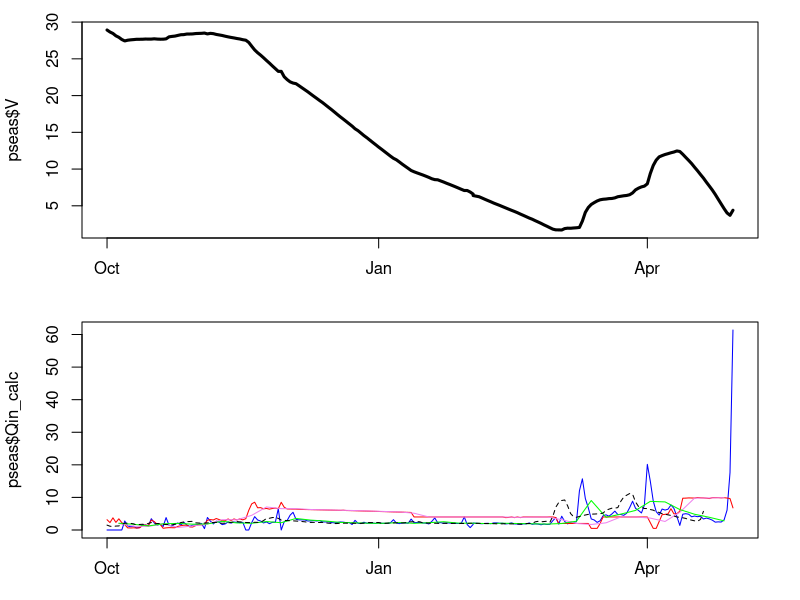
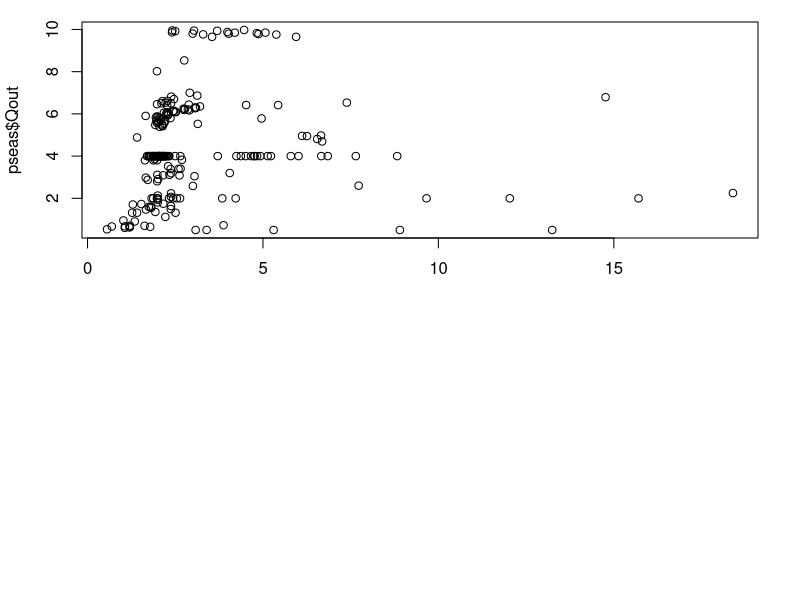

Reproduce these figures in R, in order.
library(dplyr)
  
sau_balance <- read.csv("out/calculated_sau.csv")
sau_balance$date <- as.Date(sau_balance$date)

#select previous season
dates_previous <- seq(as.Date("2023-10-01"), as.Date("2024-04-30"), by=1)
sel_pos <- sau_balance$date %in% dates_previous
pseas <- sau_balance[sel_pos,]

op<- par(mfrow=c(2,1), mar=c(3,4,1,2)+.1)
plot(pseas$date, pseas$V, type="l", col="black", lwd=3)
plot(pseas$date, pseas$Qin_calc, col="blue", type="l")
lines(pseas$date, pseas$Qout_calc, col="red")

# Calculate the 5-day moving average (eman)
pseas$Qout5 <- zoo::rollmean(pseas$Qout, k = 5, align = "right", fill = NA)
pseas$Qin5 <- zoo::rollmean(pseas$Qin, k = 5, align = "right", fill = NA)
indices <- seq(5, nrow(pseas), by = 5)  # Indices for every 5th day
lines(pseas$date[indices], pseas$Qout5[indices], col = "violet", pch = 19, cex = 1)
lines(pseas$date[indices], pseas$Qin5[indices], col = "green", pch = 19, cex = 1)

#try using 5-days moving average of the 7 days in advance forecasted
pseas <- pseas %>%
  mutate(Qin_shifted = dplyr::lead(Qin, n = 6),  # Shift Qin forward by 6 days
         Q5d7a = zoo::rollmean(Qin_shifted, k = 5, align = "left", fill = NA)) %>%
  dplyr::select(-Qin_shifted)  # Remove the intermediate shifted column

lines(pseas$date, pseas$Q5d7a, type = "l", col = "black", lty = 2)

plot(pseas$Qin, pseas$Qout)
